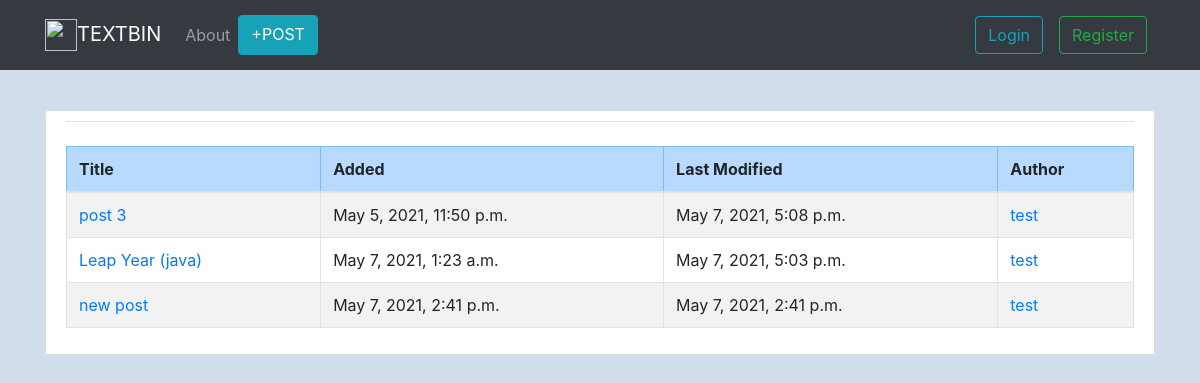
The page /user/test on the database as committed earlier.
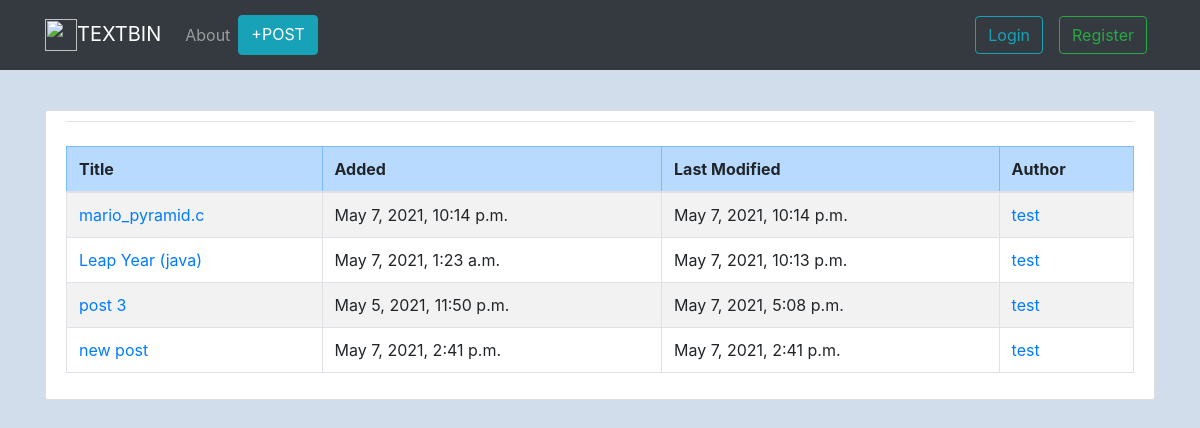
The same page on the database as committed later.
### post/models.py (models this page shows, shortened)
class Post(models.Model):
    title = models.CharField(max_length=100)
    content = models.TextField()
    date_posted = models.DateTimeField(default=timezone.now)
    date_updated = models.DateTimeField(default=timezone.now)
    author = models.ForeignKey(User, on_delete=models.CASCADE, blank=True, null=True)

### post/views.py (the view)
# urls.py: path("user/<str:username>", views.UserPostListView.as_view(), name="user-posts"),
class UserPostListView(ListView):
    model = Post
    template_name = "post/user_posts.html"
    context_object_name = "posts"
    ordering = ["-date_updated"]
    def get_queryset(self):
        user = get_object_or_404(User, username=self.kwargs.get("username"))
        return Post.objects.filter(author=user).order_by("-date_updated")

### post/templates/post/user_posts.html
{% extends "post/base.html" %}
{% block content %}
<div class="content-section">
    <legend class="border-bottom mb-4 text-center text-info"><b></b></legend>
    <table class="table table-hover table-bordered table-striped">
        <thead>
            <tr class="table-primary">
                <th>Title</th>
                <th>Added</th>
                <th>Last Modified</th>
                <th>Author</th>
            </tr>
        </thead>
        <tbody>
            {% for post in posts %}
            <tr>
                <td><a href="{% url 'post-detail' post.id %}">{{post.title}}</a></td>
                <td>{{post.date_posted}}</td>
                <td>{{post.date_updated}}</td>
                <td><a href="{% url 'user-posts' post.author.username %}">{{post.author}}</a></td>
            </tr>
            {% endfor %}
        </tbody>
    </table>
</div>
{% endblock content %}

### post/templates/post/base.html (shortened to what this page needs)
{% load static %}
<html>
<head>
    <link rel="stylesheet" href="https://stackpath.bootstrapcdn.com/bootstrap/4.5.2/css/bootstrap.min.css">
    <link rel="stylesheet" href="https://maxcdn.bootstrapcdn.com/font-awesome/4.7.0/css/font-awesome.min.css">
    <link rel="stylesheet" type="text/css" href="{% static 'post/main.css' %}">
</head>
<body>
    <div>
        <nav class="navbar navbar-expand-md navbar-dark bg-dark">
            <div class="container">
                <a href="{% url 'home' %}" class="navbar-brand">
                    <img src="{% static 'post/icon.png' %}" height="32">TEXTBIN
                </a>
                <div class="collapse navbar-collapse" id="navbarCollapse">
                    <div class="navbar-nav">
                        <a href="{% url 'about' %}" class="nav-item nav-link">About</a>
                        <a href="{% url 'post-new' %}" class="btn btn-info">+POST</a>
                    </div>
                    <div class="navbar-nav ml-auto">
                        {% if user.is_authenticated %}
                        <a href="{% url 'user-posts' user.username %}" class="nav-item nav-link">
                            <button type="button" class="btn btn-outline-info">MY Posts</button>
                        </a>
                        <a href="{% url 'logout' %}" class="nav-item nav-link">
                            <button type="button" class="btn btn-outline-danger">Logout</button>
                        </a>
                        {% else %}
                        <a href="{% url 'login' %}" class="nav-item nav-link">
                            <button type="button" class="btn btn-outline-info">Login</button>
                        </a>
                        <a href="{% url 'register' %}" class="nav-item nav-link">
                            <button type="button" class="btn btn-outline-success">Register</button>
                        </a>
                        {% endif %}
                    </div>
                </div>
            </div>
        </nav>
    </div>
    <div class="container" style="margin-top:40px">
        {% block content %}
        {% endblock %}
    </div>
</body>
</html>

### post/static/post/main.css (style rules this page uses)
body { background: #d2ddeb; color: #333333; }
.content-section { background: #ffffff; padding: 10px 20px; border: 1px solid #dddddd; border-radius: 3px; margin-bottom: 20px; }

Rows that differ between the two databases and show on the page:
added Post: title "mario_pyramid.c", date_posted "May 7, 2021, 10:14 p.m.", date_updated "May 7, 2021, 10:14 p.m.", author "test"
changed Post "Leap Year (java)": date_updated "May 7, 2021, 5:03 p.m." → "May 7, 2021, 10:13 p.m."; moves up the list
